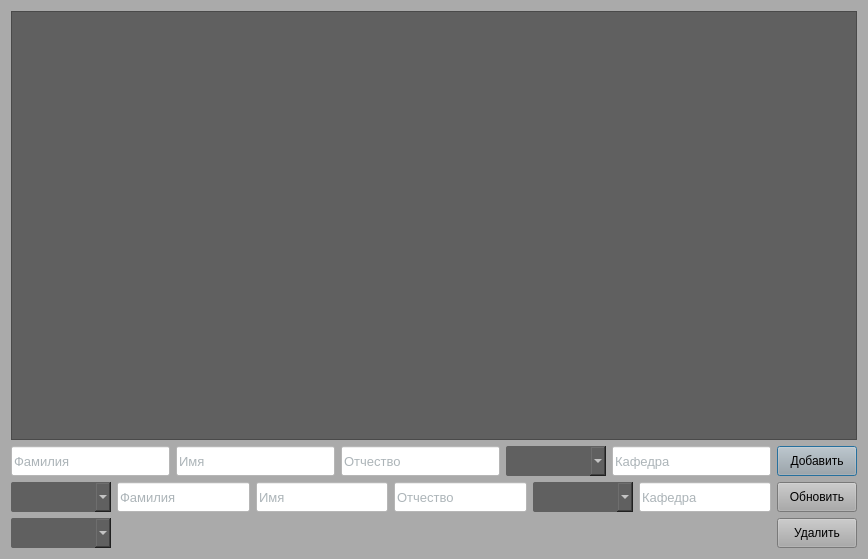
<?xml version="1.0" encoding="UTF-8"?>
<ui version="4.0">
 <class>Teachers</class>
 <widget class="QDialog" name="Teachers">
  <property name="geometry">
   <rect>
    <x>0</x>
    <y>0</y>
    <width>868</width>
    <height>559</height>
   </rect>
  </property>
  <property name="windowTitle">
   <string>Учителя</string>
  </property>
  <property name="styleSheet">
   <string notr="true">background-color:#aaaaaa</string>
  </property>
  <layout class="QGridLayout" name="gridLayout_4">
   <item row="0" column="0">
    <layout class="QGridLayout" name="gridLayout_3">
     <item row="0" column="0">
      <layout class="QGridLayout" name="gridLayout_2">
       <item row="0" column="0">
        <widget class="QTableView" name="tableView">
         <property name="styleSheet">
          <string notr="true">background-color:#606060</string>
         </property>
         <attribute name="horizontalHeaderMinimumSectionSize">
          <number>160</number>
         </attribute>
         <attribute name="horizontalHeaderDefaultSectionSize">
          <number>160</number>
         </attribute>
         <attribute name="verticalHeaderVisible">
          <bool>false</bool>
         </attribute>
        </widget>
       </item>
       <item row="1" column="0">
        <layout class="QGridLayout" name="gridLayout">
         <item row="0" column="0" colspan="3">
          <layout class="QHBoxLayout" name="horizontalLayout">
           <item>
            <widget class="QLineEdit" name="lineEdit_lastname_insert">
             <property name="minimumSize">
              <size>
               <width>0</width>
               <height>30</height>
              </size>
             </property>
             <property name="maximumSize">
              <size>
               <width>16777215</width>
               <height>30</height>
              </size>
             </property>
             <property name="styleSheet">
              <string notr="true">background-color: rgb(255,255,255);
color: #596a71;
font-family: 'Prompt', sans-serif;
font-size:13px;</string>
             </property>
             <property name="placeholderText">
              <string>Фамилия</string>
             </property>
            </widget>
           </item>
           <item>
            <widget class="QLineEdit" name="lineEdit_firstname_insert">
             <property name="minimumSize">
              <size>
               <width>0</width>
               <height>30</height>
              </size>
             </property>
             <property name="maximumSize">
              <size>
               <width>16777215</width>
               <height>30</height>
              </size>
             </property>
             <property name="styleSheet">
              <string notr="true">background-color: rgb(255,255,255);
color: #596a71;
font-family: 'Prompt', sans-serif;
font-size:13px;</string>
             </property>
             <property name="placeholderText">
              <string>Имя</string>
             </property>
            </widget>
           </item>
           <item>
            <widget class="QLineEdit" name="lineEdit_middlename_insert">
             <property name="minimumSize">
              <size>
               <width>0</width>
               <height>30</height>
              </size>
             </property>
             <property name="maximumSize">
              <size>
               <width>16777215</width>
               <height>30</height>
              </size>
             </property>
             <property name="styleSheet">
              <string notr="true">background-color: rgb(255,255,255);
color: #596a71;
font-family: 'Prompt', sans-serif;
font-size:13px;</string>
             </property>
             <property name="placeholderText">
              <string>Отчество</string>
             </property>
            </widget>
           </item>
           <item>
            <widget class="QComboBox" name="comboBox_idgroup_insert">
             <property name="minimumSize">
              <size>
               <width>100</width>
               <height>30</height>
              </size>
             </property>
             <property name="maximumSize">
              <size>
               <width>100</width>
               <height>30</height>
              </size>
             </property>
             <property name="styleSheet">
              <string notr="true">background-color:#606060; color:white; border-radius:2px</string>
             </property>
            </widget>
           </item>
           <item>
            <widget class="QLineEdit" name="lineEdit_facility_insert">
             <property name="minimumSize">
              <size>
               <width>0</width>
               <height>30</height>
              </size>
             </property>
             <property name="maximumSize">
              <size>
               <width>16777215</width>
               <height>30</height>
              </size>
             </property>
             <property name="styleSheet">
              <string notr="true">background-color: rgb(255,255,255);
color: #596a71;
font-family: 'Prompt', sans-serif;
font-size:13px;</string>
             </property>
             <property name="placeholderText">
              <string>Кафедра</string>
             </property>
            </widget>
           </item>
           <item>
            <widget class="QPushButton" name="pushButton_insert">
             <property name="minimumSize">
              <size>
               <width>0</width>
               <height>30</height>
              </size>
             </property>
             <property name="maximumSize">
              <size>
               <width>16777215</width>
               <height>30</height>
              </size>
             </property>
             <property name="styleSheet">
              <string notr="true">background-color:white;color:black;\nfont-family: 'Prompt', sans-serif;text-align:center;</string>
             </property>
             <property name="text">
              <string>Добавить</string>
             </property>
            </widget>
           </item>
          </layout>
         </item>
         <item row="1" column="0" colspan="3">
          <layout class="QHBoxLayout" name="horizontalLayout_2">
           <item>
            <widget class="QComboBox" name="comboBox_update">
             <property name="minimumSize">
              <size>
               <width>100</width>
               <height>30</height>
              </size>
             </property>
             <property name="maximumSize">
              <size>
               <width>16777215</width>
               <height>30</height>
              </size>
             </property>
             <property name="styleSheet">
              <string notr="true">background-color:#606060; color:white; border-radius:2px</string>
             </property>
            </widget>
           </item>
           <item>
            <widget class="QLineEdit" name="lineEdit_lastname_update">
             <property name="minimumSize">
              <size>
               <width>0</width>
               <height>30</height>
              </size>
             </property>
             <property name="maximumSize">
              <size>
               <width>16777215</width>
               <height>30</height>
              </size>
             </property>
             <property name="styleSheet">
              <string notr="true">background-color: rgb(255,255,255);
color: #596a71;
font-family: 'Prompt', sans-serif;
font-size:13px;</string>
             </property>
             <property name="placeholderText">
              <string>Фамилия</string>
             </property>
            </widget>
           </item>
           <item>
            <widget class="QLineEdit" name="lineEdit_firstname_update">
             <property name="minimumSize">
              <size>
               <width>0</width>
               <height>30</height>
              </size>
             </property>
             <property name="maximumSize">
              <size>
               <width>16777215</width>
               <height>30</height>
              </size>
             </property>
             <property name="styleSheet">
              <string notr="true">background-color: rgb(255,255,255);
color: #596a71;
font-family: 'Prompt', sans-serif;
font-size:13px;</string>
             </property>
             <property name="placeholderText">
              <string>Имя</string>
             </property>
            </widget>
           </item>
           <item>
            <widget class="QLineEdit" name="lineEdit_middlename_update">
             <property name="minimumSize">
              <size>
               <width>0</width>
               <height>30</height>
              </size>
             </property>
             <property name="maximumSize">
              <size>
               <width>16777215</width>
               <height>30</height>
              </size>
             </property>
             <property name="styleSheet">
              <string notr="true">background-color: rgb(255,255,255);
color: #596a71;
font-family: 'Prompt', sans-serif;
font-size:13px;</string>
             </property>
             <property name="placeholderText">
              <string>Отчество</string>
             </property>
            </widget>
           </item>
           <item>
            <widget class="QComboBox" name="comboBox_idgroup_update">
             <property name="minimumSize">
              <size>
               <width>100</width>
               <height>30</height>
              </size>
             </property>
             <property name="maximumSize">
              <size>
               <width>100</width>
               <height>30</height>
              </size>
             </property>
             <property name="styleSheet">
              <string notr="true">background-color:#606060; color:white; border-radius:2px</string>
             </property>
            </widget>
           </item>
           <item>
            <widget class="QLineEdit" name="lineEdit_facility_update">
             <property name="minimumSize">
              <size>
               <width>0</width>
               <height>30</height>
              </size>
             </property>
             <property name="maximumSize">
              <size>
               <width>16777215</width>
               <height>30</height>
              </size>
             </property>
             <property name="styleSheet">
              <string notr="true">background-color: rgb(255,255,255);
color: #596a71;
font-family: 'Prompt', sans-serif;
font-size:13px;</string>
             </property>
             <property name="placeholderText">
              <string>Кафедра</string>
             </property>
            </widget>
           </item>
           <item>
            <widget class="QPushButton" name="pushButton_update">
             <property name="minimumSize">
              <size>
               <width>0</width>
               <height>30</height>
              </size>
             </property>
             <property name="maximumSize">
              <size>
               <width>16777215</width>
               <height>30</height>
              </size>
             </property>
             <property name="styleSheet">
              <string notr="true">background-color:white;color:black;\nfont-family: 'Prompt', sans-serif;text-align:center;</string>
             </property>
             <property name="text">
              <string>Обновить</string>
             </property>
            </widget>
           </item>
          </layout>
         </item>
         <item row="2" column="0">
          <widget class="QComboBox" name="comboBox_delete">
           <property name="minimumSize">
            <size>
             <width>100</width>
             <height>30</height>
            </size>
           </property>
           <property name="maximumSize">
            <size>
             <width>16777215</width>
             <height>30</height>
            </size>
           </property>
           <property name="styleSheet">
            <string notr="true">background-color:#606060; color:white; border-radius:2px</string>
           </property>
          </widget>
         </item>
         <item row="2" column="1">
          <spacer name="horizontalSpacer">
           <property name="orientation">
            <enum>Qt::Horizontal</enum>
           </property>
           <property name="sizeHint" stdset="0">
            <size>
             <width>358</width>
             <height>20</height>
            </size>
           </property>
          </spacer>
         </item>
         <item row="2" column="2">
          <widget class="QPushButton" name="pushButton_delete">
           <property name="minimumSize">
            <size>
             <width>0</width>
             <height>30</height>
            </size>
           </property>
           <property name="maximumSize">
            <size>
             <width>16777215</width>
             <height>30</height>
            </size>
           </property>
           <property name="styleSheet">
            <string notr="true">background-color:white;color:black;\nfont-family: 'Prompt', sans-serif;text-align:center;</string>
           </property>
           <property name="text">
            <string>Удалить</string>
           </property>
          </widget>
         </item>
        </layout>
       </item>
      </layout>
     </item>
     <item row="1" column="0">
      <layout class="QHBoxLayout" name="horizontalLayout_3"/>
     </item>
    </layout>
   </item>
  </layout>
 </widget>
 <resources/>
 <connections/>
</ui>
